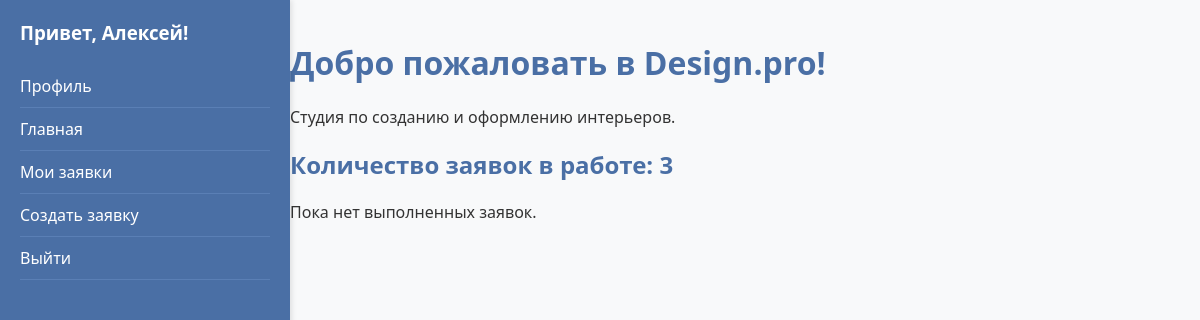
Before: / (signed in) with the older database file.
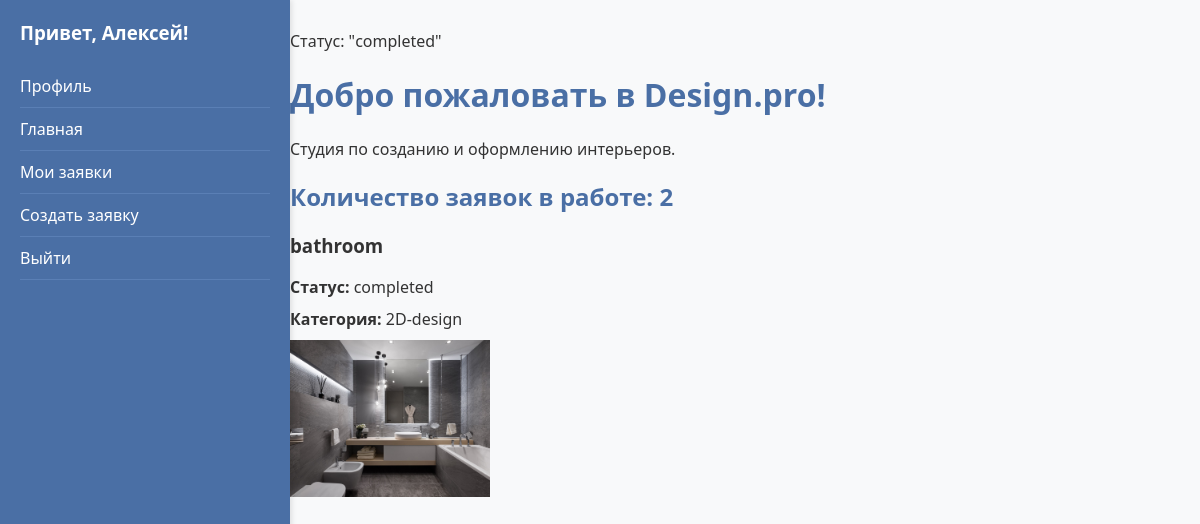
After: the same page with the newer database file.
### main/models.py (models this page shows, shortened)
class Application(models.Model):
    STATUS_CHOICES = [
        ('new', 'Новая'),
        ('in_progress', 'Принято в работу'),
        ('completed', 'Выполнено'),
    ]
    title = models.CharField(max_length=200)
    description = models.TextField()
    category = models.ForeignKey(Category, on_delete=models.CASCADE)
    photo = models.ImageField(upload_to='applications/', null=True, blank=True)
    status = models.CharField(max_length=20, choices=STATUS_CHOICES, default='Новая')
    created_at = models.DateTimeField(auto_now_add=True)
    user = models.ForeignKey(User, on_delete=models.CASCADE)
    design_image = models.ImageField(upload_to='designs/', null=True, blank=True)
    comment = models.TextField(blank=True, null=True)

class Category(models.Model):
    name = models.CharField(max_length=100, unique=True)
    def __str__(self):
        return self.name

### main/views.py (the view)
# urls.py: 2. Add a URL to urlpatterns:  path('', views.home, name='home')
def home(request):
    completed_apps = Application.objects.filter(status='completed').order_by('-created_at')[:4]
    in_progress_count = Application.objects.filter(status='Принято в работу').count()
    return render(request, 'main/home.html', {
        'completed_apps': completed_apps,
        'in_progress_count': in_progress_count
    })

### templates/main/home.html (shortened to what this page needs)
{% extends 'main/base.html' %}
{% block content %}
    {% for app in completed_apps %}
        <p>Статус: "{{ app.status }}"</p>
    {% endfor %}
    <h1>Добро пожаловать в Design.pro!</h1>
    <p>Студия по созданию и оформлению интерьеров.</p>
    {% if user.is_authenticated %}
        <h2>Количество заявок в работе: {{ in_progress_count }}</h2>
        {% if completed_apps %}
            {% for app in completed_apps %}
                <h3>{{ app.title }}</h3>
                <p><strong>Статус:</strong> {{ app.status }}</p>
                <p><strong>Категория:</strong> {{ app.category }}</p>
                {% if app.photo %}
                    <img src="{{ app.photo.url }}" alt="Фото помещения" width="200">
                {% endif %}
            {% endfor %}
        {% else %}
            <p>Пока нет выполненных заявок.</p>
        {% endif %}
    {% else %}
        <p>Пожалуйста, войдите в систему.</p>
    {% endif %}
{% endblock %}

Changed rows visible on the page:
now on this page (row edited): Application: status "completed", title "bathroom", category "2D-design", photo (picture)
Other visible differences:
{{ in_progress_count }}: "3" → "2"
text no longer shown: "Пока нет выполненных заявок."
